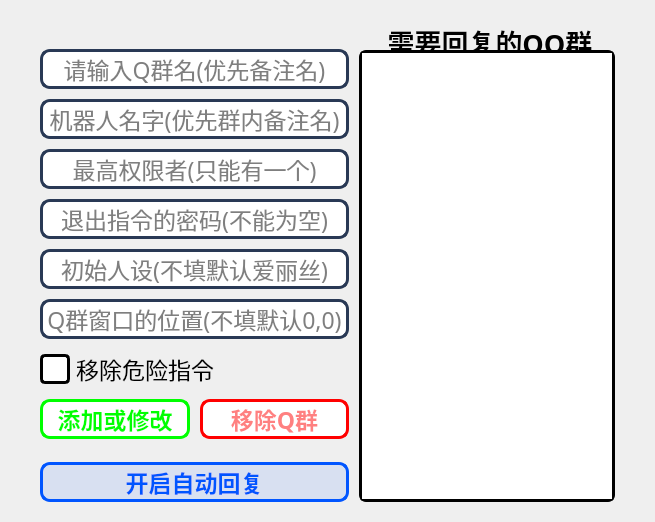
         <widget class="QWidget" name="Bind">
          <property name="autoFillBackground">
           <bool>false</bool>
          </property>
          <property name="styleSheet">
           <string notr="true">QWidget {
	border-radius: 10px;		/*圆角*/
	border-color: rgb(0, 255, 255);
	border-width: 5px;		/*设置边框大小*/
}</string>
          </property>
          <attribute name="title">
           <string>Q群绑定</string>
          </attribute>
          <attribute name="toolTip">
           <string>QQ群绑定配置录入</string>
          </attribute>
          <layout class="QHBoxLayout" name="horizontalLayout_2" stretch="0,1">
           <property name="spacing">
            <number>10</number>
           </property>
           <property name="leftMargin">
            <number>40</number>
           </property>
           <property name="topMargin">
            <number>20</number>
           </property>
           <property name="rightMargin">
            <number>40</number>
           </property>
           <property name="bottomMargin">
            <number>20</number>
           </property>
           <item>
            <layout class="QVBoxLayout" name="BindInputLayout">
             <property name="spacing">
              <number>10</number>
             </property>
             <property name="leftMargin">
              <number>0</number>
             </property>
             <property name="topMargin">
              <number>29</number>
             </property>
             <property name="rightMargin">
              <number>0</number>
             </property>
             <item>
              <widget class="QLineEdit" name="QQGroupName">
               <property name="minimumSize">
                <size>
                 <width>309</width>
                 <height>40</height>
                </size>
               </property>
               <property name="font">
                <font>
                 <family>黑体</family>
                 <pointsize>17</pointsize>
                 <bold>false</bold>
                </font>
               </property>
               <property name="styleSheet">
                <string notr="true">QLineEdit {
border: 3px solid rgb(41, 57, 85); /*边框1px宽，颜色为深紫色*/
border-radius: 10px; /*边框圆角3px*/
background: white; /*背景色为白色*/
selection-background-color: green; /* 文本选中时的背景色*/

}
/*悬停*/
QLineEdit:hover {
	border: 3px solid rgba(0, 0, 0,0.4); /* 鼠标悬停时边框颜色为蓝色*/
}</string>
               </property>
               <property name="inputMask">
                <string/>
               </property>
               <property name="text">
                <string/>
               </property>
               <property name="frame">
                <bool>false</bool>
               </property>
               <property name="alignment">
                <set>Qt::AlignmentFlag::AlignCenter</set>
               </property>
               <property name="readOnly">
                <bool>false</bool>
               </property>
               <property name="placeholderText">
                <string>请输入Q群名(优先备注名)</string>
               </property>
               <property name="clearButtonEnabled">
                <bool>true</bool>
               </property>
              </widget>
             </item>
             <item>
              <widget class="QLineEdit" name="BotName">
               <property name="minimumSize">
                <size>
                 <width>309</width>
                 <height>40</height>
                </size>
               </property>
               <property name="font">
                <font>
                 <family>黑体</family>
                 <pointsize>17</pointsize>
                 <bold>false</bold>
                </font>
               </property>
               <property name="styleSheet">
                <string notr="true">QLineEdit {
border: 3px solid rgb(41, 57, 85); /*边框1px宽，颜色为深紫色*/
border-radius: 10px; /*边框圆角3px*/
background: white; /*背景色为白色*/
selection-background-color: green; /* 文本选中时的背景色*/

}
/*悬停*/
QLineEdit:hover {
	border: 3px solid rgba(0, 0, 0,0.4); /* 鼠标悬停时边框颜色为蓝色*/
}</string>
               </property>
               <property name="inputMask">
                <string/>
               </property>
               <property name="text">
                <string/>
               </property>
               <property name="frame">
                <bool>false</bool>
               </property>
               <property name="echoMode">
                <enum>QLineEdit::EchoMode::Normal</enum>
               </property>
               <property name="alignment">
                <set>Qt::AlignmentFlag::AlignCenter</set>
               </property>
               <property name="readOnly">
                <bool>false</bool>
               </property>
               <property name="placeholderText">
                <string>机器人名字(优先群内备注名)</string>
               </property>
               <property name="clearButtonEnabled">
                <bool>true</bool>
               </property>
              </widget>
             </item>
             <item>
              <widget class="QLineEdit" name="Root">
               <property name="minimumSize">
                <size>
                 <width>309</width>
                 <height>40</height>
                </size>
               </property>
               <property name="font">
                <font>
                 <family>黑体</family>
                 <pointsize>17</pointsize>
                 <bold>false</bold>
                </font>
               </property>
               <property name="styleSheet">
                <string notr="true">QLineEdit {
border: 3px solid rgb(41, 57, 85); /*边框1px宽，颜色为深紫色*/
border-radius: 10px; /*边框圆角3px*/
background: white; /*背景色为白色*/
selection-background-color: green; /* 文本选中时的背景色*/

}
/*悬停*/
QLineEdit:hover {
	border: 3px solid rgba(0, 0, 0,0.4); /* 鼠标悬停时边框颜色为蓝色*/
}</string>
               </property>
               <property name="inputMask">
                <string/>
               </property>
               <property name="text">
                <string/>
               </property>
               <property name="frame">
                <bool>false</bool>
               </property>
               <property name="echoMode">
                <enum>QLineEdit::EchoMode::Normal</enum>
               </property>
               <property name="alignment">
                <set>Qt::AlignmentFlag::AlignCenter</set>
               </property>
               <property name="readOnly">
                <bool>false</bool>
               </property>
               <property name="placeholderText">
                <string>最高权限者(只能有一个)</string>
               </property>
               <property name="clearButtonEnabled">
                <bool>true</bool>
               </property>
              </widget>
             </item>
             <item>
              <widget class="QLineEdit" name="ExitPassword">
               <property name="minimumSize">
                <size>
                 <width>309</width>
                 <height>40</height>
                </size>
               </property>
               <property name="font">
                <font>
                 <family>黑体</family>
                 <pointsize>17</pointsize>
                 <bold>false</bold>
                </font>
               </property>
               <property name="styleSheet">
                <string notr="true">QLineEdit {
border: 3px solid rgb(41, 57, 85); /*边框1px宽，颜色为深紫色*/
border-radius: 10px; /*边框圆角3px*/
background: white; /*背景色为白色*/
selection-background-color: green; /* 文本选中时的背景色*/

}
/*悬停*/
QLineEdit:hover {
	border: 3px solid rgba(0, 0, 0,0.4); /* 鼠标悬停时边框颜色为蓝色*/
}</string>
               </property>
               <property name="inputMask">
                <string/>
               </property>
               <property name="text">
                <string/>
               </property>
               <property name="frame">
                <bool>false</bool>
               </property>
               <property name="echoMode">
                <enum>QLineEdit::EchoMode::Normal</enum>
               </property>
               <property name="alignment">
                <set>Qt::AlignmentFlag::AlignCenter</set>
               </property>
               <property name="readOnly">
                <bool>false</bool>
               </property>
               <property name="placeholderText">
                <string>退出指令的密码(不能为空)</string>
               </property>
               <property name="clearButtonEnabled">
                <bool>true</bool>
               </property>
              </widget>
             </item>
             <item>
              <widget class="QLineEdit" name="InitRole">
               <property name="minimumSize">
                <size>
                 <width>309</width>
                 <height>40</height>
                </size>
               </property>
               <property name="font">
                <font>
                 <family>黑体</family>
                 <pointsize>17</pointsize>
                 <bold>false</bold>
                </font>
               </property>
               <property name="styleSheet">
                <string notr="true">QLineEdit {
border: 3px solid rgb(41, 57, 85); /*边框1px宽，颜色为深紫色*/
border-radius: 10px; /*边框圆角3px*/
background: white; /*背景色为白色*/
selection-background-color: green; /* 文本选中时的背景色*/

}
/*悬停*/
QLineEdit:hover {
	border: 3px solid rgba(0, 0, 0,0.4); /* 鼠标悬停时边框颜色为蓝色*/
}</string>
               </property>
               <property name="inputMask">
                <string/>
               </property>
               <property name="text">
                <string/>
               </property>
               <property name="frame">
                <bool>false</bool>
               </property>
               <property name="echoMode">
                <enum>QLineEdit::EchoMode::Normal</enum>
               </property>
               <property name="alignment">
                <set>Qt::AlignmentFlag::AlignCenter</set>
               </property>
               <property name="readOnly">
                <bool>false</bool>
               </property>
               <property name="placeholderText">
                <string>初始人设(不填默认爱丽丝)</string>
               </property>
               <property name="clearButtonEnabled">
                <bool>true</bool>
               </property>
              </widget>
             </item>
             <item>
              <widget class="QLineEdit" name="QQGroupLocation">
               <property name="minimumSize">
                <size>
                 <width>309</width>
                 <height>40</height>
                </size>
               </property>
               <property name="font">
                <font>
                 <family>黑体</family>
                 <pointsize>17</pointsize>
                 <bold>false</bold>
                </font>
               </property>
               <property name="styleSheet">
                <string notr="true">QLineEdit {
border: 3px solid rgb(41, 57, 85); /*边框1px宽，颜色为深紫色*/
border-radius: 10px; /*边框圆角3px*/
background: white; /*背景色为白色*/
selection-background-color: green; /* 文本选中时的背景色*/

}
/*悬停*/
QLineEdit:hover {
	border: 3px solid rgba(0, 0, 0,0.4); /* 鼠标悬停时边框颜色为蓝色*/
}</string>
               </property>
               <property name="inputMask">
                <string/>
               </property>
               <property name="text">
                <string/>
               </property>
               <property name="frame">
                <bool>false</bool>
               </property>
               <property name="echoMode">
                <enum>QLineEdit::EchoMode::Normal</enum>
               </property>
               <property name="alignment">
                <set>Qt::AlignmentFlag::AlignCenter</set>
               </property>
               <property name="readOnly">
                <bool>false</bool>
               </property>
               <property name="placeholderText">
                <string>Q群窗口的位置(不填默认0,0)</string>
               </property>
               <property name="clearButtonEnabled">
                <bool>true</bool>
               </property>
              </widget>
             </item>
             <item>
              <widget class="QCheckBox" name="RemoveDangerousOrder">
               <property name="minimumSize">
                <size>
                 <width>0</width>
                 <height>40</height>
                </size>
               </property>
               <property name="font">
                <font>
                 <family>黑体</family>
                 <pointsize>17</pointsize>
                </font>
               </property>
               <property name="styleSheet">
                <string notr="true">/*整体控件 */
QCheckBox {
	color: rgb(0, 0, 0);
}

/*复选框本体*/
QCheckBox::indicator {
                width: 24px;
                height: 24px;
                border: 3px solid rgb(0,0,0);
                border-radius: 5px;
}

/*未选中状态*/
 QCheckBox::indicator:unchecked {
	background-color: rgb(255,255,255);
}

/* 选中状态*/
QCheckBox::indicator:checked {
	background-color: rgb(85,255,255);
	border-color: rgb(0, 0, 255);
}
</string>
               </property>
               <property name="text">
                <string>移除危险指令</string>
               </property>
               <property name="tristate">
                <bool>false</bool>
               </property>
              </widget>
             </item>
             <item>
              <layout class="QHBoxLayout" name="AddOrRemoveLayout">
               <item>
                <widget class="QPushButton" name="AddOrChangeQQGroup">
                 <property name="minimumSize">
                  <size>
                   <width>0</width>
                   <height>40</height>
                  </size>
                 </property>
                 <property name="sizeIncrement">
                  <size>
                   <width>0</width>
                   <height>40</height>
                  </size>
                 </property>
                 <property name="font">
                  <font>
                   <family>黑体</family>
                   <pointsize>17</pointsize>
                   <bold>true</bold>
                  </font>
                 </property>
                 <property name="styleSheet">
                  <string notr="true">/**正常情况下样式**/
QPushButton{
	border-radius: 10px;		/*圆角*/
	border-width: 3px;		/*设置边框大小*/
	border-color: rgb(0,255,0);  /*边框颜色*/
	border-style: solid;		/*实线*/
	color: rgb(0, 255, 0);
	/*background-color: rgba(0, 255, 0,0.1);	*/
	background-color: rgb(255,255,255)/*按钮背景颜色纯白*/
}

/**鼠标停留在按钮上的样式**/
QPushButton::hover{	
	background-color: rgba(0, 255, 0,0.3);
	color: rgb(255, 255, 255);
}

/**鼠标按压下去的样式**/
QPushButton:pressed {
	background-color: rgb(0, 255, 0);
	color: rgb(255, 255, 255);
}
</string>
                 </property>
                 <property name="text">
                  <string>添加或修改</string>
                 </property>
                 <property name="autoRepeat">
                  <bool>false</bool>
                 </property>
                 <property name="autoDefault">
                  <bool>false</bool>
                 </property>
                 <property name="default">
                  <bool>false</bool>
                 </property>
                 <property name="flat">
                  <bool>false</bool>
                 </property>
                </widget>
               </item>
               <item>
                <widget class="QPushButton" name="RemoveQQGroup">
                 <property name="minimumSize">
                  <size>
                   <width>0</width>
                   <height>40</height>
                  </size>
                 </property>
                 <property name="font">
                  <font>
                   <family>黑体</family>
                   <pointsize>17</pointsize>
                   <bold>true</bold>
                  </font>
                 </property>
                 <property name="styleSheet">
                  <string notr="true">/**正常情况下样式**/
QPushButton{
	border-radius: 10px;		/*圆角*/
	border-width: 3px;		/*设置边框大小*/
	border-color: rgb(255, 0, 0);  /*边框颜色*/
	border-style: solid;		/*实线*/
	color: rgba(255, 0, 0,0.5);
	background-color: rgb(255, 255, 255);	/*按钮背景颜色纯白*/
}

/**鼠标停留在按钮上的样式**/
QPushButton::hover{	
	background-color: rgba(255, 0, 0,0.5);
	color: rgb(255, 255, 255);
	border-color: rgb(255, 0, 0);
}

/**鼠标按压下去的样式**/
QPushButton:pressed {
	background-color: rgb(255, 0, 0);
	color: rgb(255, 255, 255);
	border-color: rgb(255, 0, 0);  /*边框颜色*/
}
</string>
                 </property>
                 <property name="text">
                  <string>移除Q群</string>
                 </property>
                </widget>
               </item>
              </layout>
             </item>
             <item>
              <spacer name="TurnInputLayout">
               <property name="orientation">
                <enum>Qt::Orientation::Vertical</enum>
               </property>
               <property name="sizeHint" stdset="0">
                <size>
                 <width>13</width>
                 <height>13</height>
                </size>
               </property>
              </spacer>
             </item>
             <item>
              <widget class="QPushButton" name="SwitchReply">
               <property name="minimumSize">
                <size>
                 <width>0</width>
                 <height>40</height>
                </size>
               </property>
               <property name="sizeIncrement">
                <size>
                 <width>0</width>
                 <height>40</height>
                </size>
               </property>
               <property name="font">
                <font>
                 <family>黑体</family>
                 <pointsize>17</pointsize>
                 <bold>true</bold>
                </font>
               </property>
               <property name="styleSheet">
                <string notr="true">/**正常情况下样式**/
QPushButton{
	border-radius: 10px;		/*圆角*/
	border-width: 3px;		/*设置边框大小*/
	border-color: rgb(0, 85, 255);  /*边框颜色*/
	border-style: solid;		/*实线*/
	color: rgb(0, 85, 255);
	background-color: rgba(0, 85, 255,0.1);	/*按钮背景颜色纯白*/
}

/**鼠标停留在按钮上的样式**/
QPushButton::hover{	
	background-color: rgba(0, 85, 255,0.5);
	color: rgb(255, 255, 255);
}

/**鼠标按压下去的样式**/
QPushButton:pressed {
	background-color: rgb(0, 85, 255);
	color: rgb(255, 255, 255);
}
</string>
               </property>
               <property name="text">
                <string>开启自动回复</string>
               </property>
              </widget>
             </item>
            </layout>
           </item>
           <item>
            <widget class="QGroupBox" name="QQGroupListState">
             <property name="font">
              <font>
               <family>等线</family>
               <pointsize>20</pointsize>
               <bold>true</bold>
              </font>
             </property>
             <property name="title">
              <string>需要回复的QQ群</string>
             </property>
             <property name="alignment">
              <set>Qt::AlignmentFlag::AlignCenter</set>
             </property>
             <property name="flat">
              <bool>false</bool>
             </property>
             <layout class="QVBoxLayout" name="verticalLayout_8">
              <property name="spacing">
               <number>0</number>
              </property>
              <property name="leftMargin">
               <number>0</number>
              </property>
              <property name="topMargin">
               <number>30</number>
              </property>
              <property name="rightMargin">
               <number>0</number>
              </property>
              <property name="bottomMargin">
               <number>0</number>
              </property>
              <item>
               <widget class="QListWidget" name="QQGroupList">
                <property name="font">
                 <font>
                  <pointsize>20</pointsize>
                  <bold>false</bold>
                 </font>
                </property>
                <property name="styleSheet">
                 <string notr="true">/* 设置整个列表控件的样式 */
QListWidget {
    outline: none;                    /* 移除选项前的焦点虚线框 */
    border: 3px solid rgb(0, 0, 0);  /* 边框大小、边框、边框颜色 */
    border-radius: 7px;               /* 圆角 */
	background-image: url(:/背景/背景/充能.jpg);
	background-size: cover; /* 保持比例，裁剪溢出部分 */
}

/* 列表项默认样式*/
QListWidget::item {
	background-color: rgb(255,255,255); /* 普通行背景色 */
	border-bottom: 2px solid rgba(0,0,0,0.1); /* 底部边框 */
	color: rgb(0,0,0);                /* 文字颜色 */
	height: 40px;                     /* 项高度 */
	padding-left: 10px;               /* 左内边距 */
}

/* 列表项悬停样式 */
QListWidget::item:hover {
	background-color: rgb(245, 245, 245);/* 选中背景色 */
    color: rgb(0,0,0);                   /* 悬停文字颜色 */
}

/* 列表项选中样式 */
QListWidget::item:selected {
	background-color: rgb(228, 232, 237);        /* 悬停背景色 */
	color: rgb(0,0,0);                     /* 选中文字颜色 */
}

/* 列表项选中且非焦点状态 */
QListWidget::item:selected:!active {
	background-color: rgb(228, 232, 237);        /* 悬停背景色 */
	color: rgb(0,0,0);                     /* 选中文字颜色 */
}

/* 滚动条样式 */
QScrollBar:vertical {
	width: 10px;                      /* 垂直滚动条宽度 */
	background-color: rgba(0, 0, 0, 0.1);
}
 /* 滚动条手柄*/
QScrollBar::handle:vertical {
    background: rgba(0, 0, 0, 0.2);              /* 滚动条手柄颜色 */
    min-height: 10px;					/*最小宽度*/
    border-radius: 5px;	/*圆角大小*/
}

QScrollBar::add-line:vertical {
    background: none;
}
QScrollBar::sub-line:vertical {
    background: none;
}</string>
                </property>
                <property name="editTriggers">
                 <set>QAbstractItemView::EditTrigger::NoEditTriggers</set>
                </property>
                <property name="dragDropMode">
                 <enum>QAbstractItemView::DragDropMode::InternalMove</enum>
                </property>
                <property name="alternatingRowColors">
                 <bool>false</bool>
                </property>
                <property name="flow">
                 <enum>QListView::Flow::TopToBottom</enum>
                </property>
                <property name="viewMode">
                 <enum>QListView::ViewMode::ListMode</enum>
                </property>
                <property name="sortingEnabled">
                 <bool>false</bool>
                </property>
               </widget>
              </item>
             </layout>
            </widget>
           </item>
          </layout>
         </widget>
